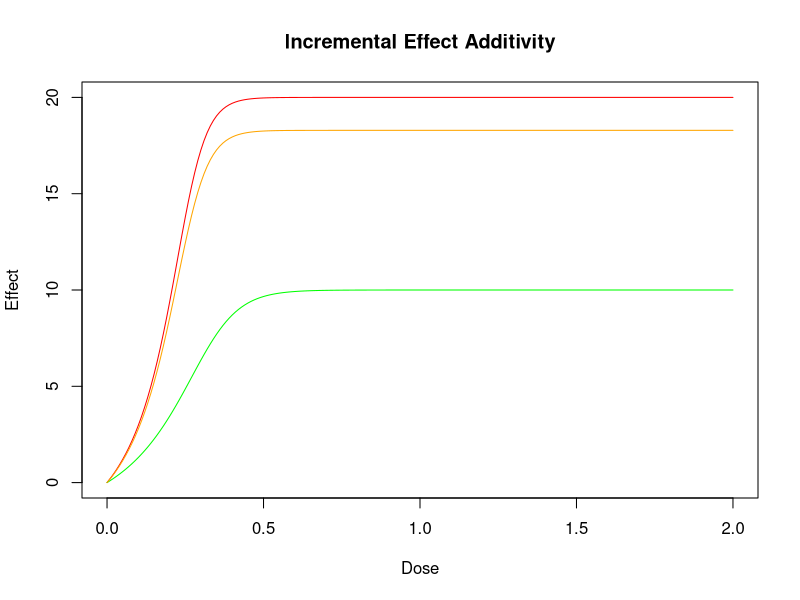

Write the R code that produced this figure.
## ---- chunk 1
require(deSolve)
a = c(-1, 2, 4, 3, 5)
E_max = c(10, 20)
r = c(0.1, 0.9)
dI = function(t, E, parms) {
  list(r[1]*(E_max[1]*(1+(a[1]*E/E_max[1]))*(1+(a[2]*E/E_max[1]))*(1+(a[3]*E/E_max[1]))) + r[2]*(E_max[2]*(1+(a[1]*E/E_max[2]))*(1+(a[4]*E/E_max[2]))*(1+(a[5]*E/E_max[2]))))
}
dE1 = function(t, E, parms) {
  list((E_max[1]*(1+(a[1]*E/E_max[1]))*(1+(a[2]*E/E_max[1]))*(1+(a[3]*E/E_max[1]))))
}
dE2 = function(t, E, parms) {
  list((E_max[2]*(1+(a[1]*E/E_max[2]))*(1+(a[4]*E/E_max[2]))*(1+(a[5]*E/E_max[2]))))
}
yini = 0
dose = seq(0, 2, by = 0.01)
out1 = ode(yini, dose, dI, parms = NULL)
out2 = ode(yini, dose, dE1, parms = NULL)
out3 = ode(yini, dose, dE2, parms = NULL)
plot(out3, xlab = "Dose", type = "l", ylab = "Effect", main = "Incremental Effect Additivity", col = "red")
lines(out2, col = "green")
lines(out1, col = "orange")
